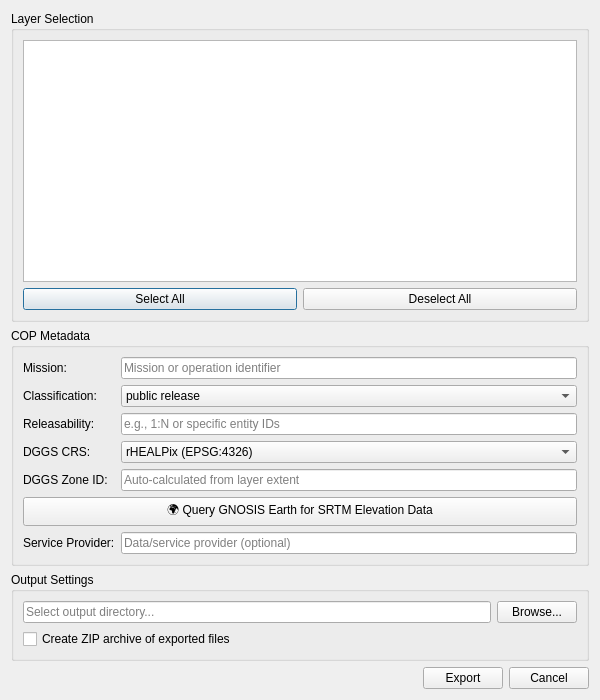
<?xml version="1.0" encoding="UTF-8"?>
<ui version="4.0">
 <class>COPSTACDialog</class>
 <widget class="QDialog" name="COPSTACDialog">
  <property name="geometry">
   <rect>
    <x>0</x>
    <y>0</y>
    <width>600</width>
    <height>700</height>
   </rect>
  </property>
  <property name="windowTitle">
   <string>Export to STAC COP Format</string>
  </property>
  <layout class="QVBoxLayout" name="verticalLayout">
   <item>
    <widget class="QGroupBox" name="groupLayers">
     <property name="title">
      <string>Layer Selection</string>
     </property>
     <layout class="QVBoxLayout" name="verticalLayout_2">
      <item>
       <widget class="QListWidget" name="listLayers"/>
      </item>
      <item>
       <layout class="QHBoxLayout" name="horizontalLayout">
        <item>
         <widget class="QPushButton" name="btnSelectAll">
          <property name="text">
           <string>Select All</string>
          </property>
         </widget>
        </item>
        <item>
         <widget class="QPushButton" name="btnDeselectAll">
          <property name="text">
           <string>Deselect All</string>
          </property>
         </widget>
        </item>
       </layout>
      </item>
     </layout>
    </widget>
   </item>
   <item>
    <widget class="QGroupBox" name="groupCOP">
     <property name="title">
      <string>COP Metadata</string>
     </property>
     <layout class="QFormLayout" name="formLayout">
      <item row="0" column="0">
       <widget class="QLabel" name="labelMission">
        <property name="text">
         <string>Mission:</string>
        </property>
       </widget>
      </item>
      <item row="0" column="1">
       <widget class="QLineEdit" name="lineMission">
        <property name="placeholderText">
         <string>Mission or operation identifier</string>
        </property>
       </widget>
      </item>
      <item row="1" column="0">
       <widget class="QLabel" name="labelClassification">
        <property name="text">
         <string>Classification:</string>
        </property>
       </widget>
      </item>
      <item row="1" column="1">
       <widget class="QComboBox" name="comboClassification">
        <item>
         <property name="text">
          <string>public release</string>
         </property>
        </item>
        <item>
         <property name="text">
          <string>internal</string>
         </property>
        </item>
        <item>
         <property name="text">
          <string>confidential</string>
         </property>
        </item>
        <item>
         <property name="text">
          <string>restricted</string>
         </property>
        </item>
        <item>
         <property name="text">
          <string>classified</string>
         </property>
        </item>
       </widget>
      </item>
      <item row="2" column="0">
       <widget class="QLabel" name="labelReleasability">
        <property name="text">
         <string>Releasability:</string>
        </property>
       </widget>
      </item>
      <item row="2" column="1">
       <widget class="QLineEdit" name="lineReleasability">
        <property name="placeholderText">
         <string>e.g., 1:N or specific entity IDs</string>
        </property>
       </widget>
      </item>
      <item row="3" column="0">
       <widget class="QLabel" name="labelDGGSCRS">
        <property name="text">
         <string>DGGS CRS:</string>
        </property>
       </widget>
      </item>
      <item row="3" column="1">
       <widget class="QComboBox" name="comboDGGSCRS">
        <item>
         <property name="text">
          <string>rHEALPix (EPSG:4326)</string>
         </property>
        </item>
        <item>
         <property name="text">
          <string>H3</string>
         </property>
        </item>
        <item>
         <property name="text">
          <string>S2</string>
         </property>
        </item>
        <item>
         <property name="text">
          <string>ISEA3H</string>
         </property>
        </item>
        <item>
         <property name="text">
          <string>IGEO</string>
         </property>
        </item>
       </widget>
      </item>
      <item row="4" column="0">
       <widget class="QLabel" name="labelDGGSZone">
        <property name="text">
         <string>DGGS Zone ID:</string>
        </property>
       </widget>
      </item>
      <item row="4" column="1">
       <widget class="QLineEdit" name="lineDGGSZone">
        <property name="readOnly">
         <bool>true</bool>
        </property>
        <property name="placeholderText">
         <string>Auto-calculated from layer extent</string>
        </property>
       </widget>
      </item>
      <item row="5" column="0" colspan="2">
       <widget class="QPushButton" name="btnQueryGnosis">
        <property name="text">
         <string>🌍 Query GNOSIS Earth for SRTM Elevation Data</string>
        </property>
        <property name="toolTip">
         <string>Retrieve SRTM elevation data from GNOSIS Earth API for the selected area</string>
        </property>
       </widget>
      </item>
      <item row="6" column="0">
       <widget class="QLabel" name="labelServiceProvider">
        <property name="text">
         <string>Service Provider:</string>
        </property>
       </widget>
      </item>
      <item row="6" column="1">
       <widget class="QLineEdit" name="lineServiceProvider">
        <property name="placeholderText">
         <string>Data/service provider (optional)</string>
        </property>
       </widget>
      </item>
     </layout>
    </widget>
   </item>
   <item>
    <widget class="QGroupBox" name="groupOutput">
     <property name="title">
      <string>Output Settings</string>
     </property>
     <layout class="QVBoxLayout" name="verticalLayout_3">
      <item>
       <layout class="QHBoxLayout" name="horizontalLayout_2">
        <item>
         <widget class="QLineEdit" name="lineOutputDir">
          <property name="readOnly">
           <bool>true</bool>
          </property>
          <property name="placeholderText">
           <string>Select output directory...</string>
          </property>
         </widget>
        </item>
        <item>
         <widget class="QPushButton" name="btnSelectOutput">
          <property name="text">
           <string>Browse...</string>
          </property>
         </widget>
        </item>
       </layout>
      </item>
      <item>
       <widget class="QCheckBox" name="checkCreateZip">
        <property name="text">
         <string>Create ZIP archive of exported files</string>
        </property>
       </widget>
      </item>
     </layout>
    </widget>
   </item>
   <item>
    <layout class="QHBoxLayout" name="horizontalLayout_3">
     <item>
      <spacer name="horizontalSpacer">
       <property name="orientation">
        <enum>Qt::Horizontal</enum>
       </property>
       <property name="sizeHint" stdset="0">
        <size>
         <width>40</width>
         <height>20</height>
        </size>
       </property>
      </spacer>
     </item>
     <item>
      <widget class="QPushButton" name="btnExport">
       <property name="text">
        <string>Export</string>
       </property>
      </widget>
     </item>
     <item>
      <widget class="QPushButton" name="btnCancel">
       <property name="text">
        <string>Cancel</string>
       </property>
      </widget>
     </item>
    </layout>
   </item>
  </layout>
 </widget>
 <resources/>
 <connections/>
</ui>
